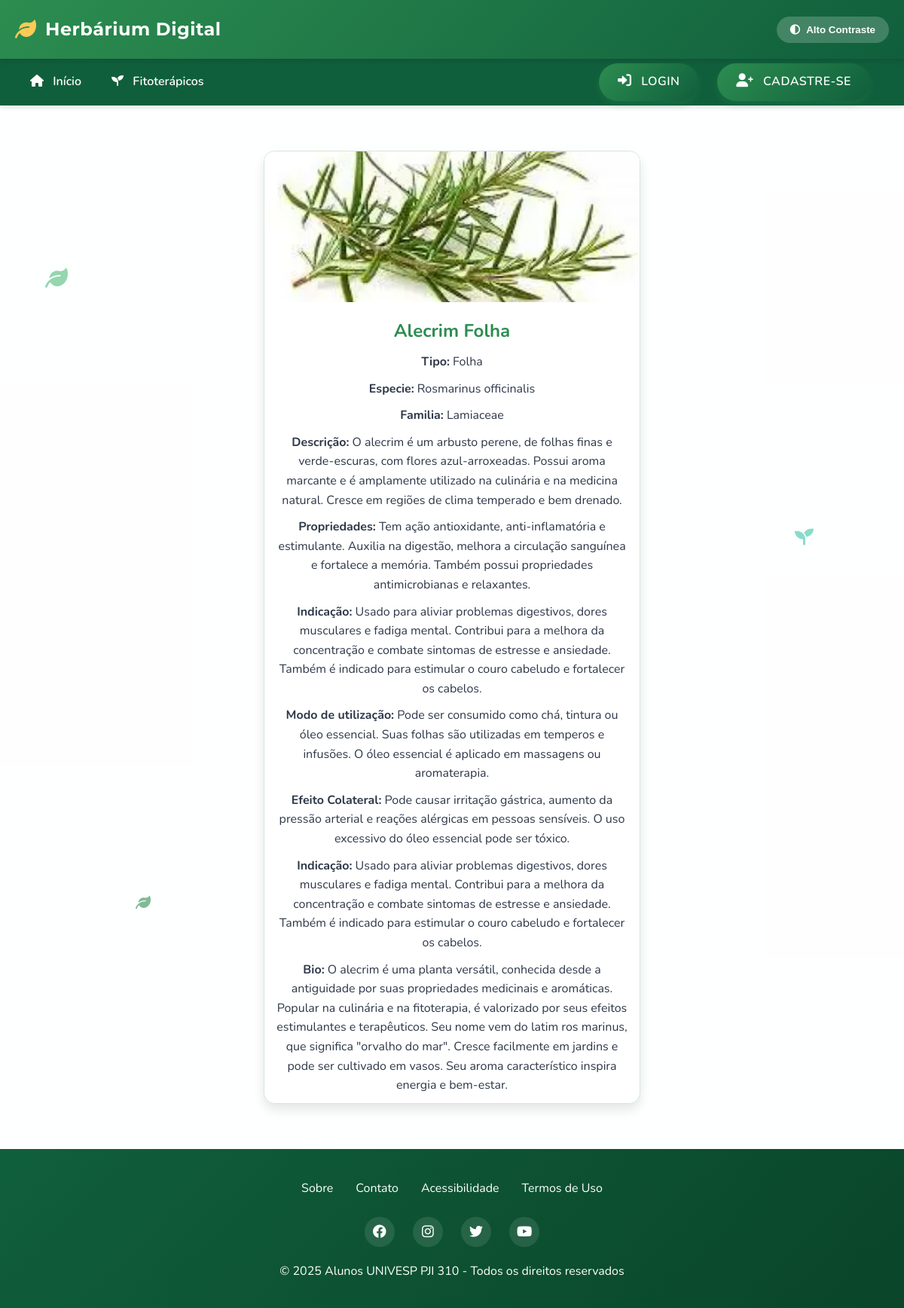
Screenshot of /fitoterapico/14/ with the database file from the repository.
### fitoterapico/models.py (models this page shows, shortened)
class Fitoterapico(models.Model):
    id = models.AutoField(primary_key=True)
    nome = models.CharField(max_length=100)
    tipo = models.ForeignKey(Tipo, on_delete=models.PROTECT, related_name='fitoterapico_tipo')
    especie = models.CharField(max_length=100)
    familia = models.CharField(max_length=100, blank=True, null=True)
    descricao = models.TextField()
    propriedades = models.TextField()
    indicacao = models.TextField()
    modo_uso = models.TextField()
    dosagem = models.CharField(max_length=100, blank=True, null=True)
    efeito_colateral = models.TextField(blank=True, null=True)
    preco = models.FloatField(blank=True, null=True)
    foto = models.ImageField(upload_to='fitoterapico/', blank=True, null=True)
    bio = models.TextField(blank=True, null=True)

class Tipo(models.Model):
    id = models.AutoField(primary_key=True)
    nome = models.CharField(max_length=200)
    def __str__(self):
        return self.nome

### fitoterapico/views.py (the view)
# urls.py: path('fitoterapico/<int:pk>/', FitoterapicoDetailView.as_view(), name='fitoterapico_detail'),
class FitoterapicoDetailView(DetailView):
    model = Fitoterapico
    template_name = 'fitoterapico_detail.html'

### fitoterapico/templates/fitoterapico_detail.html (shortened to what this page needs)
{% extends "base.html" %}
{% block content %}
  <div class="fitoterapico-card">
    {% if object.foto %}
      <img src="{{ object.foto.url }}" alt="{{ object.nome }} - {{ object.tipo }}" loading="lazy">
    {% else %}
        <p class="no-foto">Imagem não disponível</p>
    {% endif %}
      <h2>{{ object.nome }} {{ object.tipo }}</h2>
      <p><strong>Tipo:</strong> {{ object.tipo }}</p>
      <p><strong>Especie:</strong> {{ object.especie }}</p>
      <p><strong>Familia:</strong> {{ object.familia }}</p>
      <p><strong>Descrição:</strong> {{ object.descricao }}</p>
      <p><strong>Propriedades:</strong> {{ object.propriedades }}</p>
      <p><strong>Indicação:</strong> {{ object.indicacao }}</p>
      <p><strong>Modo de utilização:</strong> {{ object.modo_uso }}</p>
      <p><strong>Efeito Colateral:</strong> {{ object.efeito_colateral }}</p>
      <p><strong>Indicação:</strong> {{ object.indicacao }}</p>
      {% if object.bio %}
        <p><strong>Bio:</strong> {{ object.bio }}</p>
      {% endif %}
  </div>
{% endblock %}

### app/templates/base.html (style rules this page uses)
:root { --primary-color: #2c8d50; --primary-light: #4eba79; --primary-dark: #105f3c; --secondary-color: #3dc2a6; --accent-color: #ffca55; --danger-color: #e53e3e; --warning-color: #ffca55; --text-light: #ffffff; --text-dark: #2d3748; --text-muted: #718096; --background-light: #f7fafc; --background-card: #ffffff; --border-radius: 12px; --box-shadow: 0 10px 15px -3px rgba(0, 0, 0, 0.1), 0 4px 6px -2px rgba(0, 0, 0, 0.05); --transition: all 0.3s cubic-bezier(0.25, 0.8, 0.25, 1); }
* { margin: 0; padding: 0; box-sizing: border-box; }
body { font-family: 'Nunito', sans-serif; background-color: var(--background-light); color: var(--text-dark); line-height: 1.6; transition: var(--transition); }

### fitoterapico/templates/fitoterapico_detail.html (style rules this page uses)
body { background-image: url('https://images.unsplash.com/photo-1584308666744-24d5c474f2ae?ixlib=rb-4.0.3&ixid=M3wxMjA3fDB8MHxwaG90by1wYWdlfHx8fGVufDB8fHx8fA%3D%3D&auto=format&fit=crop&w=2830&q=80'); background-size: cover; background-attachment: fixed; background-position: center; position: relative; }
body::before { content: ""; position: absolute; top: 0; left: 0; width: 100%; height: 100%; background-color: rgba(255, 255, 255, 0.85); z-index: -1; }
.fitoterapico-card { background-color: rgba(255, 255, 255, 0.9); box-shadow: 0 8px 15px rgba(0, 0, 0, 0.1); border-radius: 15px; overflow: hidden; text-align: center; transition: all 0.3s ease; max-width: 500px; margin: 20px auto 0; margin-bottom: 20px; border: 1px solid rgba(44, 141, 80, 0.2); position: relative; z-index: 1; }
.fitoterapico-card img { width: 100%; height: 200px; object-fit: cover; }
.fitoterapico-card h2 { font-size: 1.5rem; margin: 10px; color: var(--primary-color); }
.fitoterapico-card p { font-size: 1rem; margin-bottom: 10px; padding: 0 15px; }

### rows the page displays
Fitoterapico: foto (picture), nome "Alecrim", tipo "Folha", especie "Rosmarinus officinalis", familia "Lamiaceae", descricao "O alecrim é um arbusto perene, de folhas finas e verde-escuras, com flores azul-arroxeadas. Possui aroma marcante e é amplamente utilizado na culinária e na medicina natural. Cresce em regiões de clima temperado e bem drenado.", propriedades "Tem ação antioxidante, anti-inflamatória e estimulante. Auxilia na digestão, melhora a circulação sanguínea e fortalece a memória. Também possui propriedades antimicrobianas e relaxantes.", indicacao "Usado para aliviar problemas digestivos, dores musculares e fadiga mental. Contribui para a melhora da concentração e combate sintomas de estresse e ansiedade. Também é indicado para estimular o couro cabeludo e fortalecer os cabelos.", modo_uso "Pode ser consumido como chá, tintura ou óleo essencial. Suas folhas são utilizadas em temperos e infusões. O óleo essencial é aplicado em massagens ou aromaterapia.", efeito_colateral "Pode causar irritação gástrica, aumento da pressão arterial e reações alérgicas em pessoas sensíveis. O uso excessivo do óleo essencial pode ser tóxico.", bio "O alecrim é uma planta versátil, conhecida desde a antiguidade por suas propriedades medicinais e aromáticas. Popular na culinária e na fitoterapia, é valorizado por seus efeitos estimulantes e terapêuticos. Seu nome vem do latim ros marinus, que significa \"orvalho do mar\". Cresce facilmente em jardins e pode ser cultivado em vasos. Seu aroma característico inspira energia e bem-estar."
